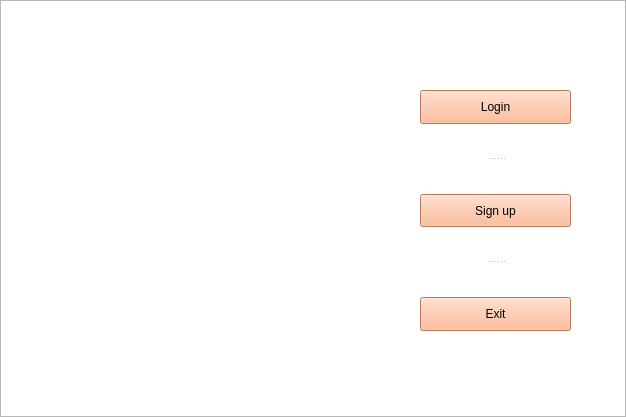
<?xml version="1.0" encoding="UTF-8"?>
<ui version="4.0">
 <class>MainWindow</class>
 <widget class="QMainWindow" name="MainWindow">
  <property name="geometry">
   <rect>
    <x>0</x>
    <y>0</y>
    <width>626</width>
    <height>417</height>
   </rect>
  </property>
  <property name="windowTitle">
   <string>NoteLY</string>
  </property>
  <property name="styleSheet">
   <string notr="true"/>
  </property>
  <widget class="QWidget" name="centralwidget">
   <widget class="QGraphicsView" name="graphicsView">
    <property name="geometry">
     <rect>
      <x>0</x>
      <y>0</y>
      <width>626</width>
      <height>417</height>
     </rect>
    </property>
    <property name="styleSheet">
     <string notr="true">background-image: url(:/newPrefix/notebook-wood-table-background_38045-567.jpg);</string>
    </property>
   </widget>
   <widget class="QSplitter" name="splitter">
    <property name="geometry">
     <rect>
      <x>420</x>
      <y>90</y>
      <width>151</width>
      <height>241</height>
     </rect>
    </property>
    <property name="orientation">
     <enum>Qt::Vertical</enum>
    </property>
    <property name="handleWidth">
     <number>70</number>
    </property>
    <widget class="QPushButton" name="login_page_btn">
     <property name="styleSheet">
      <string notr="true">background-color: rgb(255, 170, 127);</string>
     </property>
     <property name="text">
      <string>Login</string>
     </property>
    </widget>
    <widget class="QPushButton" name="signup_page_btn">
     <property name="styleSheet">
      <string notr="true">background-color: rgb(255, 170, 127);
</string>
     </property>
     <property name="text">
      <string>Sign up</string>
     </property>
    </widget>
    <widget class="QPushButton" name="exit_btn">
     <property name="styleSheet">
      <string notr="true">background-color: rgb(255, 170, 127);</string>
     </property>
     <property name="text">
      <string>Exit</string>
     </property>
     <property name="iconSize">
      <size>
       <width>16</width>
       <height>16</height>
      </size>
     </property>
    </widget>
   </widget>
  </widget>
 </widget>
 <resources>
  <include location="../resources/rsc1.qrc"/>
 </resources>
 <connections/>
</ui>
